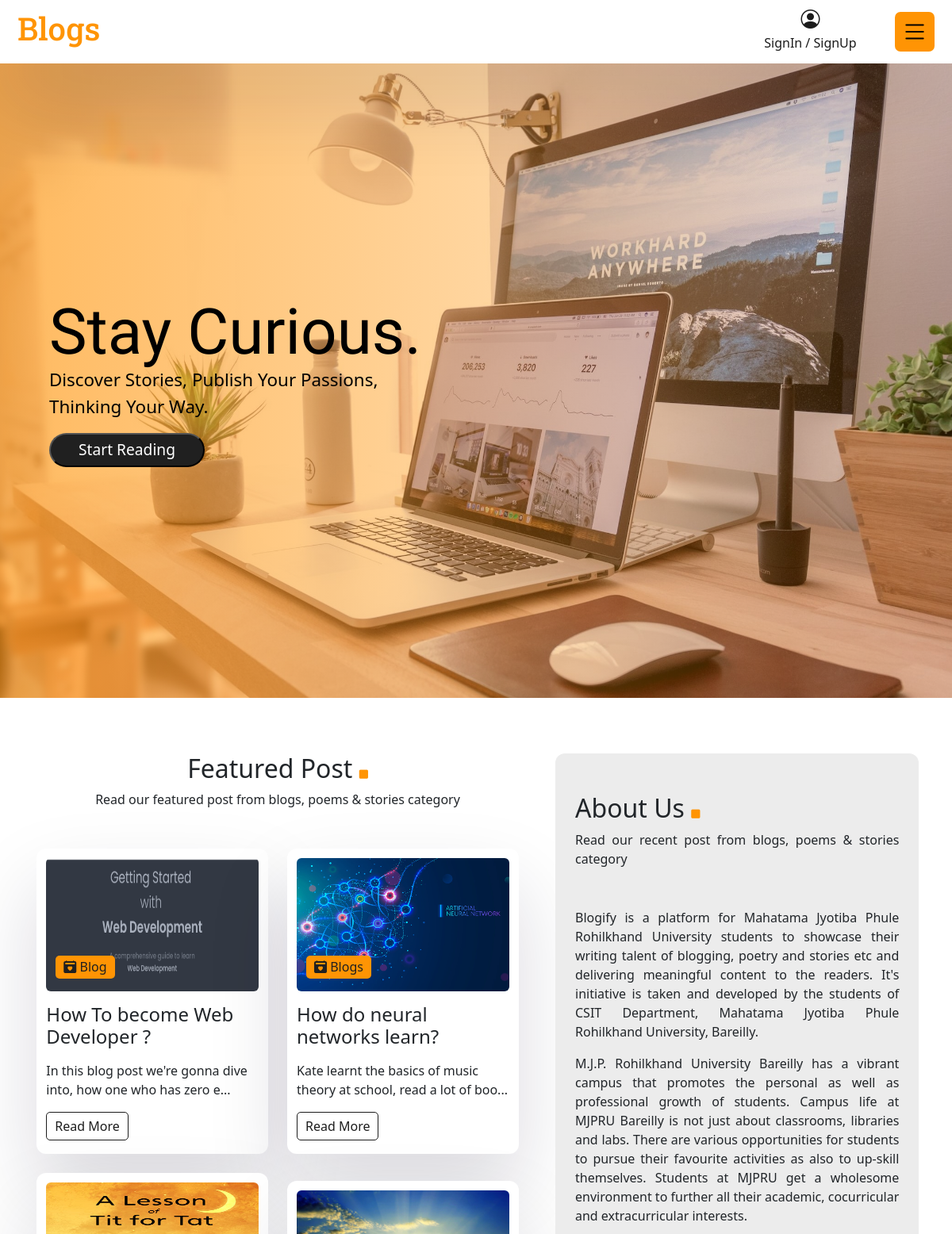
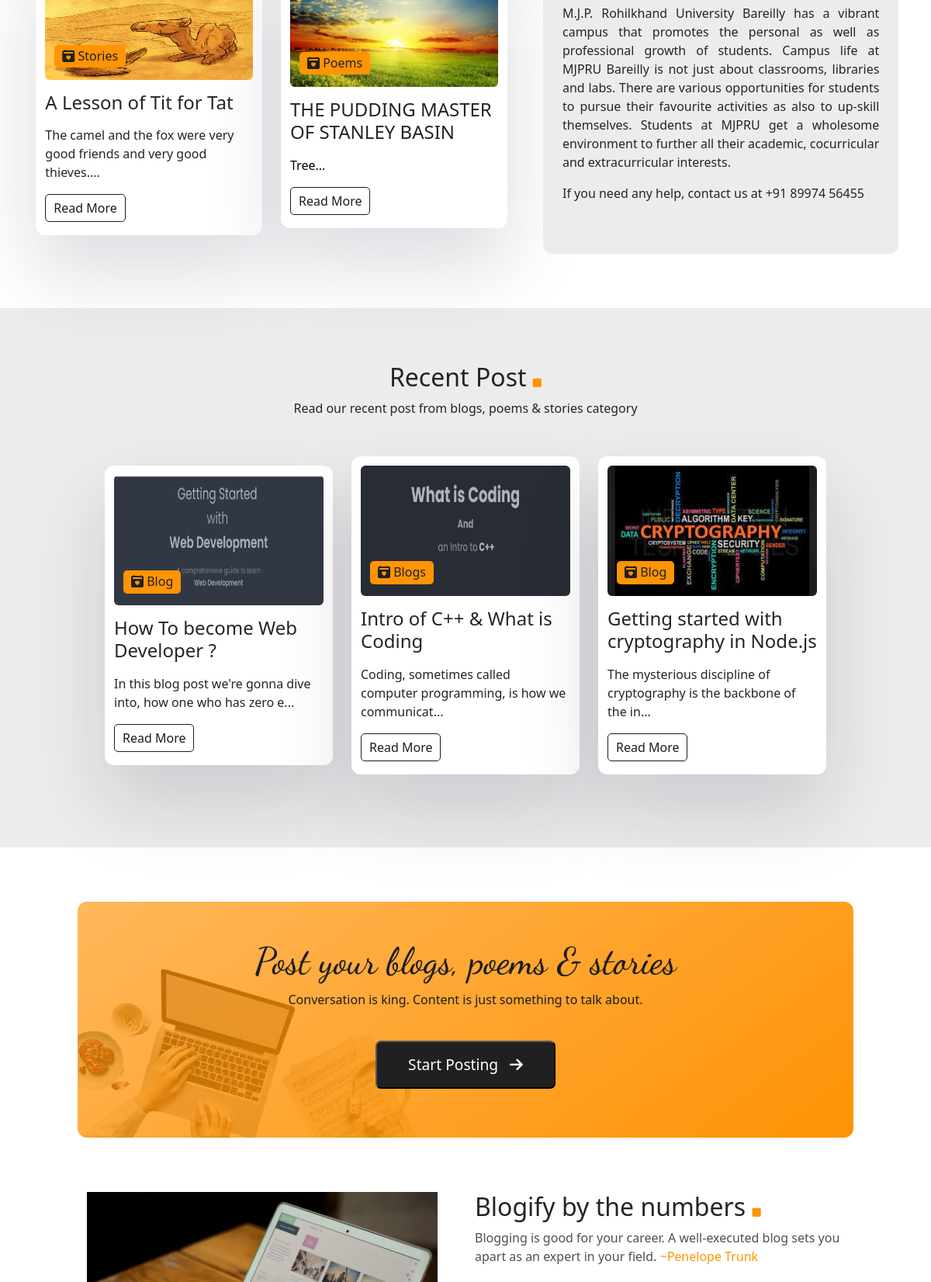
The page / (upper part) on the database its author committed (2 pictures, top to bottom).
### General/models.py (models this page shows, shortened)
class Post(models.Model):
    choice = (('Yes','Yes'), ('No','No'))
    title = models.CharField(max_length=75, blank=False, null=False)
    category = models.CharField(max_length=7)
    user = models.CharField(max_length=15)
    date = models.DateField(blank=True, null=True)
    featured_image = models.FileField(upload_to="Image")
    body = RichTextField()
    approved = models.CharField(max_length=3, choices=choice, blank=True, null=True)
    featured = models.CharField(max_length=3, choices=choice, blank=True, null=True,)
    auto_slug = AutoSlugField(populate_from='title', unique=True, null=True, default=None)

### Blogs/views.py (the view, shortened to what this page needs)
# urls.py: 2. Add a URL to urlpatterns:  path('', Home.as_view(), name='home')
def Home(request):
    recent_post = Post.objects.filter(approved = 'Yes')[:3]
    featured_post = Post.objects.filter(approved = 'Yes', featured='Yes')[:4]
    data={
        'recent_post': recent_post,
        'featured_post': featured_post,
    }
    return render(request, "index.html", data)

### templates/index.html (shortened to what this page needs)
<!doctype html>
<html lang="en">
  <head>
    <link href="/static/Css/style.css" rel="stylesheet">
    <link href="https://cdn.jsdelivr.net/npm/bootstrap@5.2.2/dist/css/bootstrap.min.css" rel="stylesheet">
    <link rel="stylesheet" href="https://cdn.jsdelivr.net/npm/bootstrap-icons@1.10.2/font/bootstrap-icons.css">
    <link rel="stylesheet" href="https://cdnjs.cloudflare.com/ajax/libs/font-awesome/6.2.1/css/all.min.css" />  </head>
  <body>
    {% include "global-header.html" %}
    <div class="container-xxl">
      <div class="row justify-content-center align-items-center copyright-section">
        <div class="col-md-5 col-10">
          <h4>Stay Curious.</h4>
          <p>Discover Stories, Publish Your Passions, Thinking Your Way.</p>
          <button>Start Reading</button>
        </div>
      </div>
    </div>
    <div class="container-xxl">
      <div class="row justify-content-center align-items-center featured-post-section">
        <div class="col-md-7 col-12">
          <div class="row justify-content-center align-items-center">
          <h2 class="heading">Featured Post <span><i class="fa-solid fa-square"></i></span></h2>
          <span><p>Read our featured post from blogs, poems & stories category</p></span>
          {% for n in featured_post %}
          <div class="col-md-5 col-11 post-box">
              <img class="fluid-img" src="/media/{{n.featured_image}}" alt="">
              <span><h6><i class="bi bi-calendar2-heart-fill"></i> {{n.category}}</h6></span>
              <h4 class="post-title">{{n.title}}</h4>
              <p>{{n.body|safe|slice:":70"}}...</p>
              {% if n.category == 'Blogs' %}
              <a href="/blogs/{{n.auto_slug}}/" class="read-more-btn"><button>Read More</button></a>
              {% elif n.category == 'Poems' %}
              <a href="/poems/{{n.auto_slug}}/" class="read-more-btn"><button>Read More</button></a>
              {% else %}
              <a href="/stories/{{n.auto_slug}}/" class="read-more-btn"><button>Read More</button></a>
              {% endif %}
          </div>
          {% endfor %}
          </div>
      </div>
      <div class="col-md-5 col-11">
        <div class="row justify-content-start">
          <div class="col-md-11 about-us-box">
            <h2 class="heading">About Us <span><i class="fa-solid fa-square"></i></span></h2>
            <span><p>Read our recent post from blogs, poems & stories category</p></span>
            <p>Blogify is a platform for Mahatama Jyotiba Phule Rohilkhand University students to showcase their writing talent of blogging, poetry and stories etc and delivering meaningful content to the readers. It's initiative is taken and developed by the students of CSIT Department, Mahatama Jyotiba Phule Rohilkhand University, Bareilly.</p>
            <p>M.J.P. Rohilkhand University Bareilly has a vibrant campus that promotes the personal as well as professional growth of students. Campus life at MJPRU Bareilly is not just about classrooms, libraries and labs. There are various opportunities for students to pursue their favourite activities as also to up-skill themselves. Students at MJPRU get a wholesome environment to further all their academic, cocurricular and extracurricular interests.</p>
            <p>M.J.P. Rohilkhand University Bareilly has a vibrant campus that promotes the personal as well as professional growth of students. Campus life at MJPRU Bareilly is not just about classrooms, libraries and labs. There are various opportunities for students to pursue their favourite activities as also to up-skill themselves. Students at MJPRU get a wholesome environment to further all their academic, cocurricular and extracurricular interests.</p>
            <p>If you need any help, contact us at +91 89974 56455</p>
          </div>
        </div>
      </div>
      </div>
  </div>
    <div class="container-xxl">
        <div class="row justify-content-center align-items-center recent-post-section">
          <h2 class="heading">Recent Post <span><i class="fa-solid fa-square"></i></span></h2>
          <span><p>Read our recent post from blogs, poems & stories category</p></span>
          <div class="row justify-content-center align-items-center">
            {% for n in recent_post %}
            <div class="col-md-3 col-11 post-box">
                <img class="fluid-img" src="/media/{{n.featured_image}}" alt="">
                <span><h6><i class="bi bi-calendar2-heart-fill"></i> {{n.category}}</h6></span>
                <h4 class="post-title">{{n.title}}</h4>
                <p>{{n.body|safe|slice:":70"}}...</p>
                {% if n.category == 'Blogs' %}
                <a href="/blogs/{{n.auto_slug}}/" class="read-more-btn"><button>Read More</button></a>
                {% elif n.category == 'Poems' %}
                <a href="/poems/{{n.auto_slug}}/" class="read-more-btn"><button>Read More</button></a>
                {% else %}
                <a href="/stories/{{n.auto_slug}}/" class="read-more-btn"><button>Read More</button></a>
                {% endif %}
            </div>
            {% endfor %}
        </div>
        </div>
    </div>
    <div class="container-xxl">
        <div class="row justify-content-center align-items-center">
            <div class="col-md-10 col-11 post-your-section py-5 px-4">
                <h2>Post your blogs, poems & stories</h2>
                <p>Conversation is king. Content is just something to talk about.</p>
                <a href="/start-posting/"><button>Start Posting &nbsp; <i class="fa-solid fa-arrow-right"></i></button></a>
            </div>
        </div>
    </div>
    <div class="container-xxl">
        <div class="row blogify-numbers-section justify-content-center align-item-center">
            <div class="col-md-5">
              <img src="/static/Images/blog-laptop1.jpg" alt="">
            </div>
            <div class="col-md-5">
                <h2 class="heading">Blogify by the numbers <span><i class="fa-solid fa-square"></i></span></h2>
                <p class="subheading">Blogging is good for your career. A well-executed blog sets you apart as an expert in your field. <span>~Penelope Trunk</span></p>
            </div>
        </div>
    </div>
  </body>
</html>

### static/Css/style.css (style rules this page uses)
:root { --font-dancing-scripts: 'Dancing Script', cursive; --pri-bg: #ff9404; --dark-bg: #202020; --light-bg: #ececec; --white-bg: #ffffff; --text-pri-color: #ff9404; --text-dark-color: #1c1c1c; --text-light-color: #4f4f4f; --text-white-color: #ffffff; }
.container-xxl { max-width: 1450px !important; }
.heading { font-size: 2rem; }
.subheading { color: var(--text-light-color); }
.heading span i { font-size: 0.8rem; color: var(--text-pri-color); }
.copyright-section { background-image: linear-gradient(90deg, #ff9204a2, #ff920423), url(/static/Images/domenico-loia-hGV2TfOh0ns-unsplash.jpg); background-repeat: no-repeat; background-size: cover; background-position: center; color: #000000; padding: 70px 0px; text-align: left !important; height: 100vh; }
.copyright-section h4 { font-size: 5rem; font-family: 'Benne', serif; font-weight: 500; margin-bottom: -5px; }
.copyright-section p { font-size: 1.4rem; }
.copyright-section button { font-size: 1.2rem; background-color: var(--dark-bg); color: var(--text-white-color); border-radius: 25px; padding: 5px 35px; }
.featured-post-section { padding: 70px 0px; text-align: center; background-color: var(--white-bg); }
.featured-post-section span p { margin-bottom: 50px; }
.about-us-box { padding: 50px 25px !important; text-align: left; border-radius: 12px; background-color: var(--light-bg); text-align: justify; }
.recent-post-section { padding: 70px 0px; margin-bottom: 70px; text-align: center; background-color: var(--light-bg); }
.recent-post-section span p { margin-bottom: 50px; }
.post-box { padding: 12px; margin: 24px 12px; text-align: left; border-radius: 12px; background-color: var(--white-bg); box-shadow: rgba(17, 12, 46, 0.15) 0px 48px 100px 0px; }
.post-box img { width: 100%; aspect-ratio: 4/2.5; border-radius: 6px; }
.post-box h6 { position: absolute; padding: 5px 10px; margin: -45px 0px 0px 12px; color: var(--dark-bg); background-color: var(--pri-bg); border-radius: 5px; }
.post-box h4 { margin-top: 15px; }
.post-box .read-more-btn button { text-decoration: none !important; background-color: var(--white-bg); color: var(--text-dark-color); border: solid 1.5px var(--text-dark-color); border-radius: 5px; padding: 5px 10px; margin-bottom: 5px; }
.post-your-section { text-align: center; color: var(--text-dark-color); background-image: linear-gradient(145deg, #ff9204a7, #ff9204), url(/static/Images/post-bg.png); background-repeat: no-repeat; background-position: bottom-left; background-size: contain; border-radius: 12px; }
.post-your-section h2 { font-family: var(--font-dancing-scripts); font-size: 3rem; }
.post-your-section a button { margin-top: 25px; margin-bottom: 15px; padding: 15px 40px; font-size: 1.2rem; color: var(--text-white-color); background-color: var(--dark-bg); border-radius: 7px; transition: 0.5s ease-in-out; }
.blogify-numbers-section { padding: 70px 0px; text-align: left; }
.blogify-numbers-section img { width: 95%; height: 98%; }
.blogify-numbers-section p span { color: var(--text-pri-color); }

### rows shown on the page
Post: featured_image (picture), category "Blog", title "How To become Web Developer ?", body "In this blog post we're gonna dive into, how one who has zero e"
Post: featured_image (picture), category "Blogs", title "How do neural networks learn?", body "Kate learnt the basics of music theory at school, read a lot of boo"
Post: featured_image (picture), category "Stories", title "A Lesson of Tit for Tat", body "The camel and the fox were very good friends and very good thieves."
Post: featured_image (picture), category "Poems", title "THE PUDDING MASTER OF STANLEY BASIN", body "Tree"
Post: featured_image (picture), category "Blogs", title "Intro of C++ & What is Coding", body "Coding, sometimes called computer programming, is how we communicat"
Post: featured_image (picture), category "Blog", title "Getting started with cryptography in Node.js", body "The mysterious discipline of cryptography is the backbone of the in"
